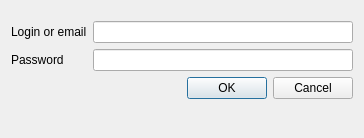
<?xml version="1.0" encoding="UTF-8"?>
<ui version="4.0">
 <class>Dialog</class>
 <widget class="QDialog" name="Dialog">
  <property name="windowModality">
   <enum>Qt::ApplicationModal</enum>
  </property>
  <property name="geometry">
   <rect>
    <x>0</x>
    <y>0</y>
    <width>364</width>
    <height>138</height>
   </rect>
  </property>
  <property name="windowTitle">
   <string>Login to Stalker</string>
  </property>
  <property name="modal">
   <bool>true</bool>
  </property>
  <layout class="QVBoxLayout" name="verticalLayout">
   <item>
    <layout class="QFormLayout" name="formLayout">
     <property name="fieldGrowthPolicy">
      <enum>QFormLayout::AllNonFixedFieldsGrow</enum>
     </property>
     <property name="topMargin">
      <number>10</number>
     </property>
     <item row="0" column="0">
      <widget class="QLabel" name="login_or_email_label">
       <property name="text">
        <string>Login or email</string>
       </property>
      </widget>
     </item>
     <item row="0" column="1">
      <widget class="QLineEdit" name="login_or_email_lineEdit">
       <property name="inputMask">
        <string/>
       </property>
      </widget>
     </item>
     <item row="1" column="0">
      <widget class="QLabel" name="password_label">
       <property name="text">
        <string>Password</string>
       </property>
      </widget>
     </item>
     <item row="1" column="1">
      <widget class="QLineEdit" name="password_lineEdit">
       <property name="inputMask">
        <string/>
       </property>
       <property name="text">
        <string/>
       </property>
       <property name="echoMode">
        <enum>QLineEdit::Password</enum>
       </property>
      </widget>
     </item>
     <item row="2" column="1">
      <widget class="QDialogButtonBox" name="buttonBox">
       <property name="standardButtons">
        <set>QDialogButtonBox::Cancel|QDialogButtonBox::Ok</set>
       </property>
      </widget>
     </item>
    </layout>
   </item>
  </layout>
 </widget>
 <resources/>
 <connections/>
</ui>
